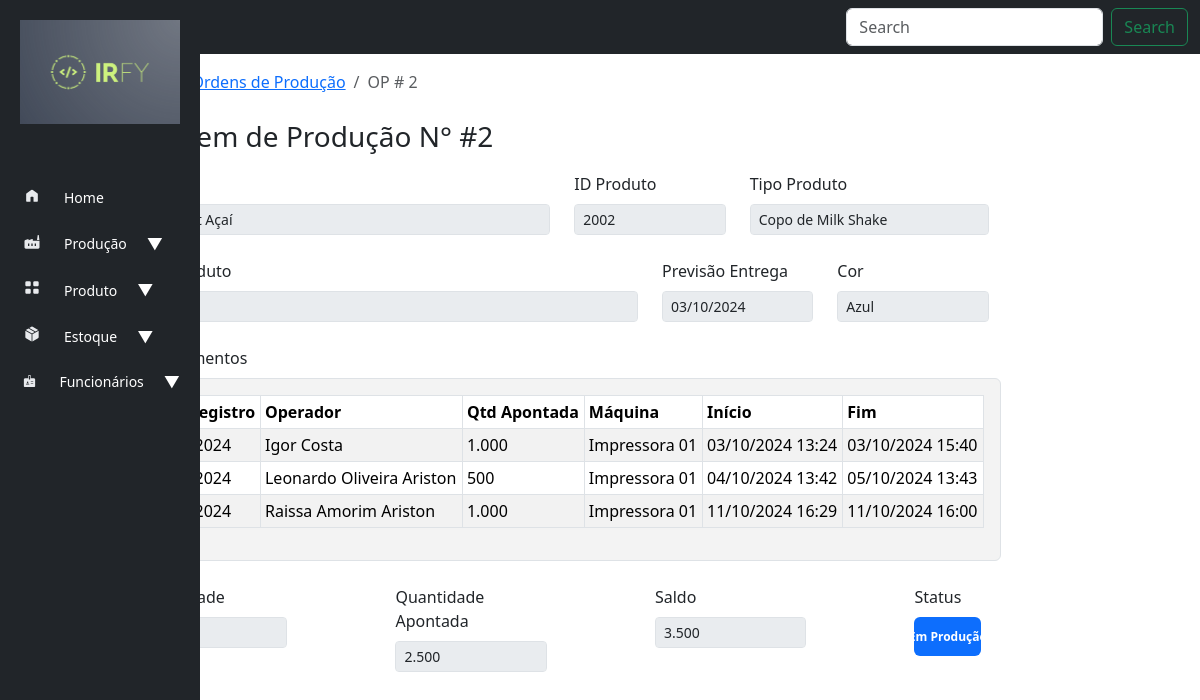
Page /producao/ordem_producao/2/ on the earlier database version.
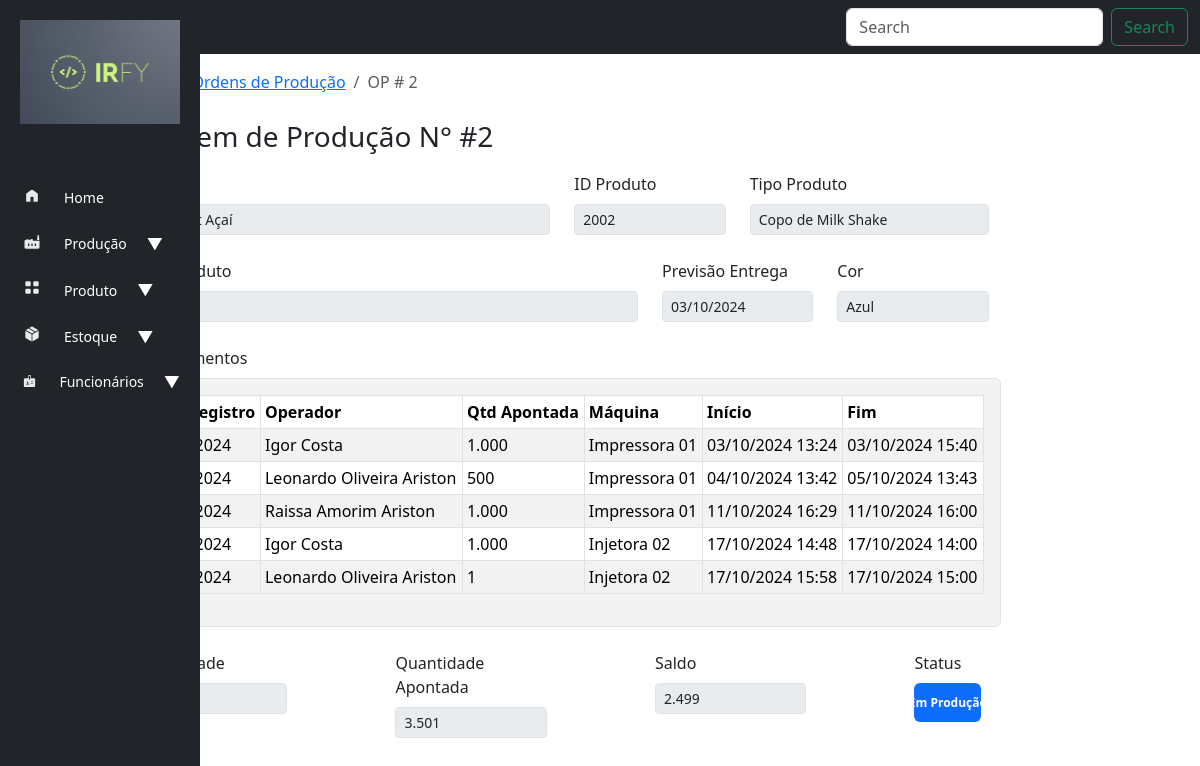
Same page on the later database version.
### producao/models.py (models this page shows, shortened)
class OrdemProducao(models.Model):
    STATUS_CHOICES = [
        ('pendente', 'Pendente'),
        ('em_producao', 'Em Produção'),
        ('finalizada', 'Finalizada'),
    ]
    cliente = models.ForeignKey(Cliente, on_delete=models.CASCADE)
    produto = models.ForeignKey(Produto, on_delete=models.CASCADE)
    quantidade = models.FloatField()
    quantidade_produzida = models.FloatField(default=0)
    saldo_op = models.FloatField(blank=True, null=True)
    data_criacao = models.DateTimeField(auto_now_add=True)
    data_previsao = models.DateField()
    status = models.CharField(max_length=20, choices=STATUS_CHOICES, default='pendente')
    class Meta:
        verbose_name_plural = 'ordens_de_producao'

class ApontamentoProducao(models.Model):
    ordem_producao = models.ForeignKey(OrdemProducao, on_delete=models.CASCADE)
    quantidade_produzida = models.IntegerField()
    maquina = models.ForeignKey(Maquina, on_delete=models.CASCADE)
    funcionario_apontamento = models.ForeignKey(Funcionario, on_delete=models.CASCADE, default=1)
    inicio_producao = models.DateTimeField()
    fim_producao = models.DateTimeField()
    data_input_apontamento = models.DateTimeField(auto_now_add=True)
    class Meta:
        verbose_name_plural = 'Apontamentos'

class Maquina(models.Model):
    STATUS_CHOICES = [
        ('ativo', 'Ativo'),
        ('inativo', 'Inativo'),
    ]
    nome = models.CharField(max_length=255)
    codigo = models.CharField(max_length=50, unique=True)
    observacao = models.CharField(max_length=300, blank=True, null=True)
    capacidade_producao = models.DecimalField(max_digits=10, decimal_places=2)
    em_manutencao = models.BooleanField(default=False)
    status = models.CharField(max_length=7, choices=STATUS_CHOICES, default="ativo")
    date_added = models.DateTimeField(auto_now_add=True)
    def __str__(self):
        return self.nome

### cadastro/models.py (models this page shows)
class Cliente(models.Model):
    TIPOS_CLIENTE = [
        ('pf', 'Pessoa Física'),
        ('pj', 'Pessoa Jurídica'),
    ]
    nome_cliente = models.CharField(max_length=255)
    tipo_cliente = models.CharField(max_length=2, choices=TIPOS_CLIENTE, default='pf')
    cpf_cnpj = models.CharField(max_length=18, unique=True)
    email = models.EmailField(max_length=254)
    telefone = models.CharField(max_length=20, blank=True, null=True)
    endereco = models.TextField()
    data_cadastro = models.DateTimeField(auto_now_add=True)
    def __str__(self):
        return self.nome_cliente

class Produto(models.Model):
    nome = models.CharField(max_length=255)
    codigo = models.CharField(max_length=50, unique=True)
    descricao = models.TextField(blank=True)
    material = models.CharField(max_length=100)
    peso = models.DecimalField(max_digits=10, decimal_places=2)
    volume = models.DecimalField(max_digits=10, decimal_places=2)
    cor = models.CharField(max_length=50)
    def __str__(self):
        return self.codigo

class Funcionario(models.Model):
    STATUS_CHOICES = [
        ('ativo', 'Ativo'),
        ('inativo', 'Inativo'),
    ]
    nome_funcionario = models.CharField(max_length=100)
    matricula_funcionario = models.CharField(max_length=5, unique=True)
    status = models.CharField(max_length=7, choices=STATUS_CHOICES, default="ativo")
    created_at = models.DateField(auto_now_add=True)
    def __str__(self):
        return self.nome_funcionario

### producao/views.py (the view)
# urls.py: path('ordem_producao/<ordem_producao_id>/', views.ordem_de_producao, name='ordem_producao'),
def ordem_de_producao(request, ordem_producao_id):
    ordem_producao = OrdemProducao.objects.get(id=ordem_producao_id)
    apontamentos = ApontamentoProducao.objects.filter(ordem_producao=ordem_producao)
    context = {'ordem_producao': ordem_producao, 'apontamentos': apontamentos}
    return render(request, 'producao/ordem_producao.html', context)

### producao/templates/producao/ordem_producao.html (shortened to what this page needs)
{% extends "base.html" %}
{% load humanize %}
{% load django_bootstrap5 %}
{% block header %}
    <nav aria-label="breadcrumb">
        <ol class="breadcrumb">
            <li class="breadcrumb-item"><a href="{% url 'index' %}">Home</a></li>
            <li class="breadcrumb-item"><a href="{% url 'list_ordens' %}">Ordens de Produção</a></li>
            <li class="breadcrumb-item active" aria-current="page">OP # {{ ordem_producao.id }}</li>
        </ol>
    </nav>
{% endblock header %}
{% block content %}
    <div class="container">
        <div style="padding: 1%;">
            <h3> Ordem de Produção N° #{{ ordem_producao.id }} </h3>
        </div>
        <div class="row d-flex justify-content">
            <div class="col-md-5 mb-4">
                <label for="disabledTextInput" class="form-label">Cliente</label>
                <input disabled type="text" id="disabledTextInput" class="form-control form-control-sm" value="{{ ordem_producao.cliente }}">
            </div>
            <div class="col-md-2 mb-4">
                <label for="disabledTextInput" class="form-label">ID Produto</label>
                <input disabled type="text" id="disabledTextInput" class="form-control form-control-sm" value="{{ ordem_producao.produto }}">
            </div>
            <div class="col-md-3 mb-4">
                <label for="disabledTextInput" class="form-label">Tipo Produto</label>
                <input disabled type="text" id="disabledTextInput" class="form-control form-control-sm" value="{{ ordem_producao.produto.nome }}">
            </div>
        </div>
        <div class="row d-flex">
            <div class="col-md-6 mb-4">
                <label for="disabledTextInput" class="form-label">Info Produto</label>
                <input disabled type="text" id="disabledTextInput" class="form-control form-control-sm" value="{{ ordem_producao.produto.descricao }}">
            </div>
            <div class="col-md-2 mb-4">
                <label for="disabledTextInput" class="form-label">Previsão Entrega</label>
                <input disabled type="text" id="disabledTextInput" class="form-control form-control-sm" value="{{ ordem_producao.data_previsao | date:'d/m/Y' }}">
            </div>
            <div class="col-md-2 mb-4">
                <label for="disabledTextInput" class="form-label">Cor</label>
                <input disabled type="text" id="disabledTextInput" class="form-control form-control-sm" value="{{ ordem_producao.produto.cor }}">
            </div>
        </div>
        <div class="row">
            <label class="form-label">Apontamentos</label>
            <div class="col-md-10 mb-4 p-3 border rounded" style="background-color: #f3f3f3;">
                <table class="table table-bordered table-striped table-sm">
                    <thead>
                        <tr>
                            <th>Data Registro</th>
                            <th>Operador</th>
                            <th>Qtd Apontada</th>
                            <th>Máquina</th>
                            <th>Início</th>
                            <th>Fim</th>
                        </tr>
                    </thead>
                    <tbody>
                        {% for apontamento in apontamentos %}
                        <tr>
                            <td> {{ apontamento.data_input_apontamento | date:'d/m/Y' }} </td>
                            <td> {{ apontamento.funcionario_apontamento }} </td>
                            <td> {{ apontamento.quantidade_produzida | intcomma }} </td>
                            <td> {{ apontamento.maquina }} </td>
                            <td> {{ apontamento.inicio_producao | date:'d/m/Y H:s' }} </td>
                            <td> {{ apontamento.fim_producao | date:'d/m/Y H:s' }} </td>
                        </tr>
                        {% empty %}
                        <tr>
                            <td colspan="5">Nenhum apontamento encontrado.</td>
                        </tr>
                        {% endfor %}
                    </tbody>
                </table>
            </div>
        </div>
        <div class="row">
            <div class="col-md-2 mb-4">
                <label for="disabledTextInput" class="form-label">Quantidade</label>
                <input disabled type="text" id="disabledTextInput" class="form-control form-control-sm" value="{{ ordem_producao.quantidade|floatformat:0|intcomma }}">
            </div>
            <div class="col-md-2 mb-4" style="margin-left: 8%;">
                <label for="disabledTextInput" class="form-label">Quantidade Apontada</label>
                <input disabled type="text" id="disabledTextInput" class="form-control form-control-sm" value="{{ ordem_producao.quantidade_produzida|floatformat:0|intcomma }}">
            </div>
            <div class="col-md-2 mb-4" style="margin-left: 8%;">
                <label for="disabledTextInput" class="form-label">Saldo</label>
                <input disabled type="text" id="disabledTextInput" class="form-control form-control-sm" value="{{ ordem_producao.saldo_op|floatformat:0|intcomma }}">
            </div>
            <div class="col-md-1 mb-4" style="margin-left: 8%;">
                <label for="disabledTextInput" class="form-label">Status</label>
                {% if ordem_producao.status == "em_producao"%}
                <td><span class="badge text-bg-primary d-flex align-items-center justify-content-center"
                        style="height: 45%; width: 105%;">{{ ordem_producao.get_status_display }}</span></td>
                {% elif ordem_producao.status == "pendente" %}
                <td> <span class="badge text-bg-warning d-flex align-items-center justify-content-center"
                        style="height: 45%; width: 105%;">{{ ordem_producao.get_status_display }}</span></td>
                {% else %}
                <td> <span class="badge text-bg-success d-flex align-items-center justify-content-center"
                        style="height: 45%; width: 105%;">{{ ordem_producao.get_status_display }}</span></td>
                {% endif %}
            </div>
        </div>
{% endblock content %}

### templates/base.html (shortened to what this page needs)
{% load django_bootstrap5 %}
<!DOCTYPE html>
<html lang="pt-br">
<head>
  {% bootstrap_css %}
  {% load static %}
  <link rel="stylesheet" href="{% static 'style/base.css' %}">
</head>
<body>
  <nav class="navbar navbar-expand-lg bg-dark">
    <div class="container-fluid">
      <form class="d-flex" role="search">
        <input class="form-control me-2" type="search" placeholder="Search" aria-label="Search">
        <button class="btn btn-outline-success" type="submit">Search</button>
      </form>
    </div>
  </nav>
  <div class="container-fluid">
    <div class="row flex-nowrap">
      <div class="col-auto col-md-1 col-xl-1 bg-dark backSidebar">
        <div class="d-flex flex-column align-items-start min-vh-100">
          <div class="sidebar">
            <img class="logo-irfy" src="{% static 'core/logo-irfy2.png' %}">
            <nav class="nav flex-column">
              <a class="nav-link" href="{% url 'index' %}">
                <span class="spanIcon"><img class="sideIcon" src="{% static 'icons/home.svg' %}"></span>
                <span class="description">Home</span>
              </a>
              <a class="nav-link" href="#" data-bs-toggle="collapse" data-bs-target="#submenuProducao"
                aria-expanded="false" aria-controls="submenuProducao">
                <span class="spanIcon"><img class="sideIcon" src="{% static 'icons/factory.svg' %}"></span>
                <span class="description">Produção</span>
                <span class="arrow">▼</span>
              </a>
              <a class="nav-link" href="#" data-bs-toggle="collapse" data-bs-target="#submenuProduto"
                aria-expanded="false" aria-controls="submenuProduto">
                <span class="spanIcon"><img class="sideIcon" src="{% static 'icons/product.svg' %}"></span>
                <span class="description">Produto</span>
                <span class="arrow">▼</span>
              </a>
              <a class="nav-link" href="#" data-bs-toggle="collapse" data-bs-target="#submenuEstoque"
                aria-expanded="false" aria-controls="submenuEstoque">
                <span class="spanIcon"><img class="sideIcon" src="{% static 'icons/package.svg' %}"></span>
                <span class="description">Estoque</span>
                <span class="arrow">▼</span>
              </a>
              <a class="nav-link" href="#" data-bs-toggle="collapse" data-bs-target="#submenuFuncionarios"
                aria-expanded="false" aria-controls="submenuFuncionarios">
                <span class="spanIcon"><img class="sideIcon" src="{% static 'icons/employees.svg' %}"></span>
                <span class="description">Funcionários</span>
                <span class="arrow">▼</span>
              </a>
            </nav>
          </div>
        </div>
      </div>
      <div class="col py-3">
        <div class="container">
          <div>{% block header %}{% endblock header %}</div>
          <div>{% block content %} {% endblock content %}</div>
        </div>
      </div>
    </div>
  </div>
</body>
</html>

### static/style/base.css (style rules this page uses)
.sidebar { position: fixed; top: 0; left: 0; height: 100%; width: 200px; padding-top: 20px; background-color: #212529; transition: width 0.3s; }
.nav-link { width: 100%; display: flex; align-items: center; gap: 20px; padding: 10px 20px; color: white; }
.description { font-size: 14px; }
img { width: 100%; padding: 10%; margin-bottom: 15%; margin-top: -10%; }

Differences in the rows shown:
changed OrdemProducao "Em Produção": quantidade_produzida "2.500" → "3.501"; saldo_op "3.500" → "2.499"
added ApontamentoProducao: funcionario_apontamento "Igor Costa", quantidade_produzida "1.000", maquina "Injetora 02", inicio_producao "17/10/2024 14:48", fim_producao "17/10/2024 14:00"
added ApontamentoProducao: funcionario_apontamento "Leonardo Oliveira Ariston", quantidade_produzida "1", maquina "Injetora 02", inicio_producao "17/10/2024 15:58", fim_producao "17/10/2024 15:00"
